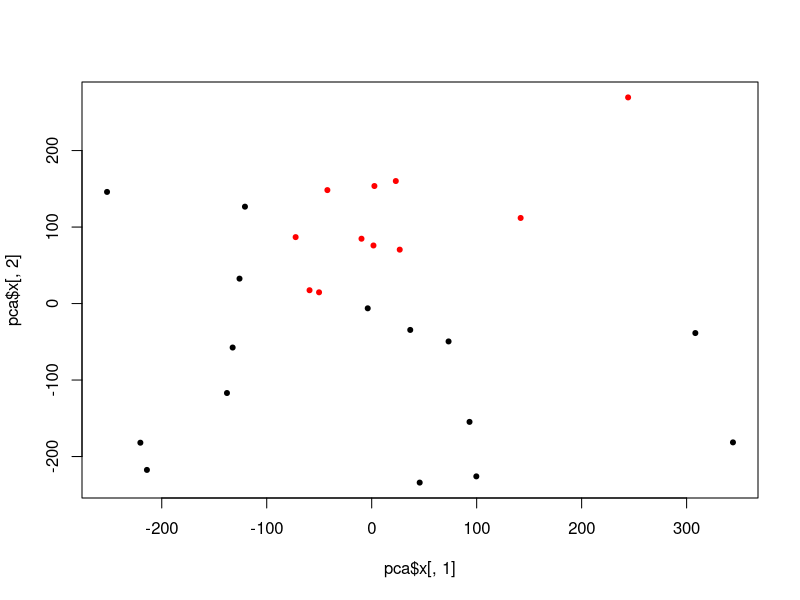
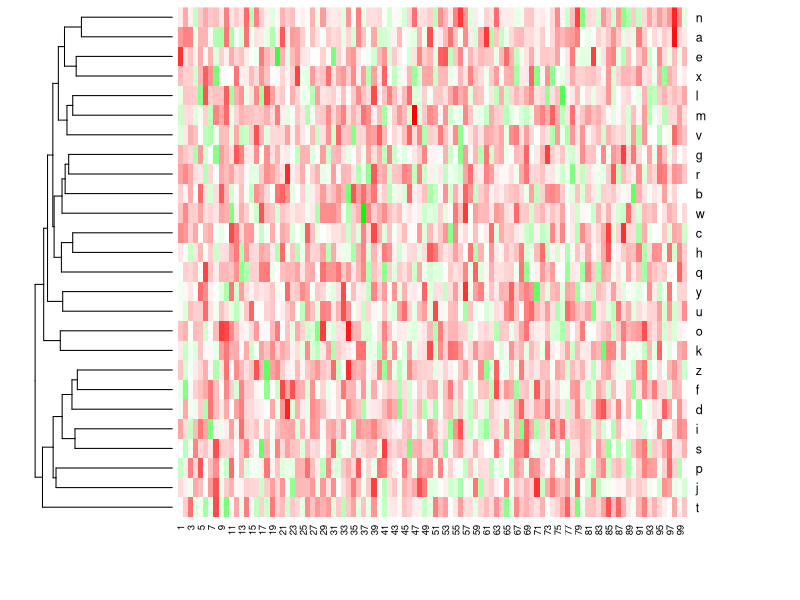
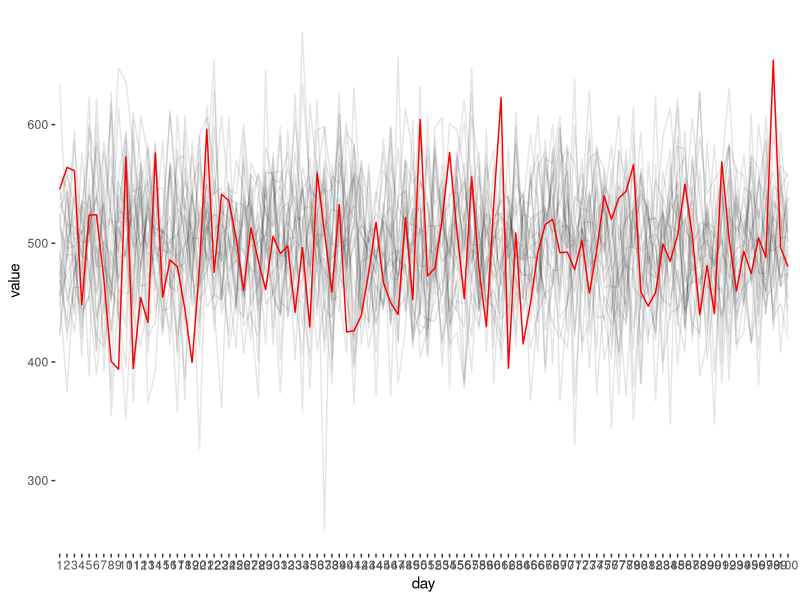

R code for these plots, in order:
library(ggplot2)
library(reshape2)
library(RColorBrewer)

df <- data.frame(replicate(100,rnorm(26,500,50)))
df$sample <- letters
rownames(df) <- letters
colnames(df) <- seq.int(1,ncol(df),1)

## LABELLED PCA
pca <- prcomp(df[1:100])
pca_data <- pca$x

## Random colours
colors1 <- sample(colours(),size = 26)
## Colours by plot value
colors2 <- ifelse(pca_data[,1] > -100 & pca_data[,2] > 10,"red","black")

plot(pca$x[,1],pca$x[,2],pch = 20, col = colors2)


## melting and casting a dataframe

m.df <- melt(df)
colnames(m.df) <- c("sample","day","value")
#dcast(m.df,sample ~ day,value.var = "value")

## A matrix heatmap
cols <- colorRampPalette(c("green","white","red"))(1000)
heatmap(as.matrix(df[-ncol(df)]),Colv = NA,col = cols)

## A basic line plot with highlighted value
ggplot(m.df) +
  geom_line(data = m.df[!m.df$sample == "a",], aes(x=day,y=value,group=sample), colour = alpha("black",0.1)) +
  geom_line(data = m.df[m.df$sample == "a",], aes(x=day,y=value,group=sample), colour = alpha("red",1)) +
  theme(panel.background = element_rect(fill="white"))
